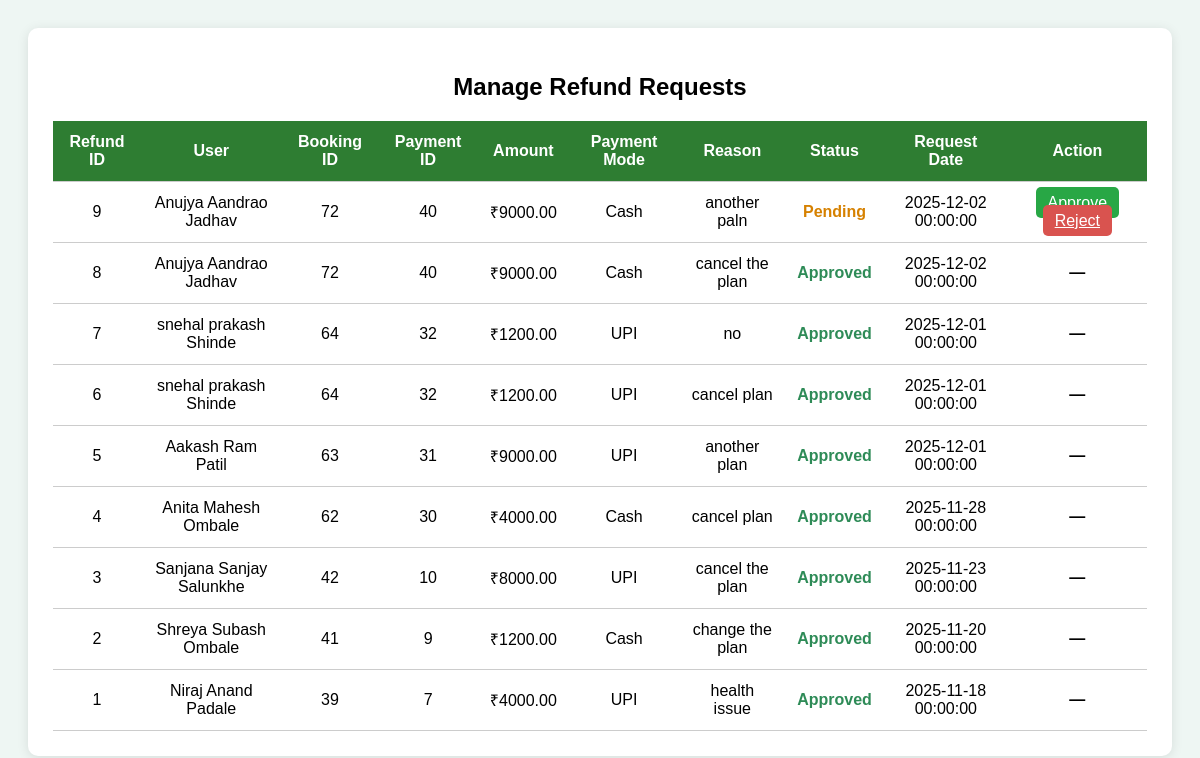
Page /admin_manage_refund.php on the committed database.
### tables this page shows
CREATE TABLE `refunds` (
  `refund_id` int(11) NOT NULL,
  `user_name` varchar(100) DEFAULT NULL,
  `booking_id` int(11) DEFAULT NULL,
  `payment_id` int(11) DEFAULT NULL,
  `amount` decimal(10,2) DEFAULT NULL,
  `payment_mode` varchar(50) DEFAULT NULL,
  `reason` text DEFAULT NULL,
  `status` varchar(20) DEFAULT 'Pending',
  `request_date` datetime DEFAULT current_timestamp()
);

### admin_manage_refund.php (the view, shortened to what this page needs)
<?php
include("../db_connect.php");
$refunds = $conn->query("SELECT * FROM refunds ORDER BY refund_id DESC");
?>
<!DOCTYPE html>
<html>
<head>
</head>
<body>
<div class="container">
    <h2>Manage Refund Requests</h2>
    <table>
        <tr>
            <th>Refund ID</th>
            <th>User</th>
            <th>Booking ID</th>
            <th>Payment ID</th>
            <th>Amount</th>
            <th>Payment Mode</th>
            <th>Reason</th>
            <th>Status</th>
            <th>Request Date</th>
            <th>Action</th>
        </tr>
        <?php while($row = $refunds->fetch_assoc()) { ?>
        <tr>
            <td><?= $row['refund_id'] ?></td>
            <td><?= $row['user_name'] ?></td>
            <td><?= $row['booking_id'] ?></td>
            <td><?= $row['payment_id'] ?></td>
            <td>₹<?= $row['amount'] ?></td>
            <td><?= $row['payment_mode'] ?></td>
            <td><?= $row['reason'] ?></td>
            <td>
                <?php if ($row['status'] == "Pending") { ?>
                    <span class="pending">Pending</span>
                <?php } elseif ($row['status'] == "Approved") { ?>
                    <span class="approved">Approved</span>
                <?php } else { ?>
                    <span class="rejected">Rejected</span>
                <?php } ?>
            </td>
            <td><?= $row['request_date'] ?></td>
            <td>
                <?php if ($row['status'] == "Pending") { ?>
                    <a href="?approve=<?= $row['refund_id'] ?>"
                       class="btn approve"
                       onclick="return confirm('Approve this refund?')">Approve</a>
                    <a href="?reject=<?= $row['refund_id'] ?>"
                       class="btn reject"
                       onclick="return confirm('Reject this refund?')">Reject</a>
                <?php } else { ?>
                    <b>—</b>
                <?php } ?>
            </td>
        </tr>
        <?php } ?>
    </table>
</div>
</body>
</html>

### admin_manage_refund.php (style rules this page uses)
body { font-family: Poppins, Arial;background:#eef6f3;padding:20px; }
.container { max-width:1100px;margin:auto;background:#fff;padding:25px;border-radius:10px; box-shadow:0 2px 12px rgba(0,0,0,0.1); }
h2 { text-align:center;margin-bottom:20px; }
table { width:100%;border-collapse:collapse;margin-top:20px; }
th,td { padding:12px;border-bottom:1px solid #ccc;text-align:center; }
th { background:#2e7d32;color:white; }
.pending { color:#d68100;font-weight:bold; }
.approved { color:#2e8b57;font-weight:bold; }
.btn { padding:7px 12px; border:none; border-radius:5px; cursor:pointer; color:white; }
.approve { background:#28a745; }
.reject { background:#d9534f; }

### rows in the picture
refunds: refund_id "9", user_name "Anujya Aandrao Jadhav", booking "72", payment "40", amount "9000.00", payment_mode "Cash", reason "another paln", status "Pending", request_date "2025-12-02 00:00:00"
refunds: refund_id "8", user_name "Anujya Aandrao Jadhav", booking "72", payment "40", amount "9000.00", payment_mode "Cash", reason "cancel the plan", status "Approved", request_date "2025-12-02 00:00:00"
refunds: refund_id "7", user_name "snehal prakash Shinde", booking "64", payment "32", amount "1200.00", payment_mode "UPI", reason "no", status "Approved", request_date "2025-12-01 00:00:00"
refunds: refund_id "6", user_name "snehal prakash Shinde", booking "64", payment "32", amount "1200.00", payment_mode "UPI", reason "cancel plan", status "Approved", request_date "2025-12-01 00:00:00"
refunds: refund_id "5", user_name "Aakash Ram Patil", booking "63", payment "31", amount "9000.00", payment_mode "UPI", reason "another plan", status "Approved", request_date "2025-12-01 00:00:00"
refunds: refund_id "4", user_name "Anita Mahesh Ombale", booking "62", payment "30", amount "4000.00", payment_mode "Cash", reason "cancel plan", status "Approved", request_date "2025-11-28 00:00:00"
refunds: refund_id "3", user_name "Sanjana Sanjay Salunkhe", booking "42", payment "10", amount "8000.00", payment_mode "UPI", reason "cancel the plan", status "Approved", request_date "2025-11-23 00:00:00"
refunds: refund_id "2", user_name "Shreya Subash Ombale", booking "41", payment "9", amount "1200.00", payment_mode "Cash", reason "change the plan", status "Approved", request_date "2025-11-20 00:00:00"
refunds: refund_id "1", user_name "Niraj Anand Padale", booking "39", payment "7", amount "4000.00", payment_mode "UPI", reason "health issue", status "Approved", request_date "2025-11-18 00:00:00"
